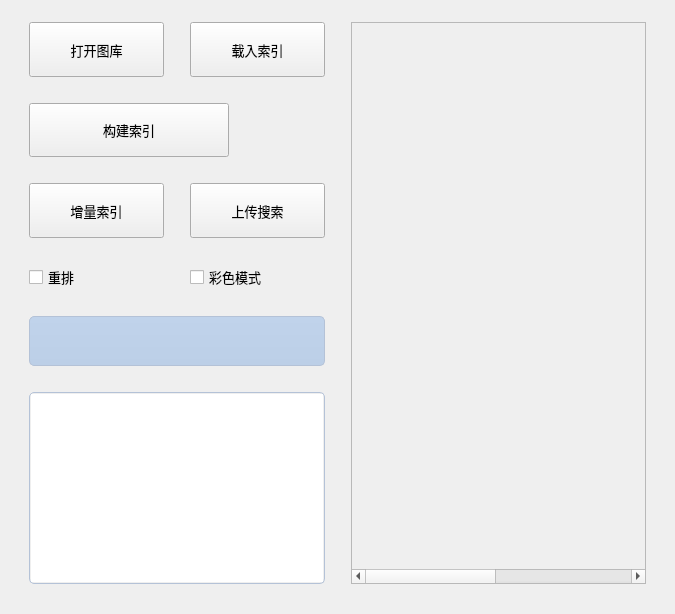
<?xml version="1.0" encoding="UTF-8"?>
<ui version="4.0">
 <class>MainWindow</class>
 <widget class="QMainWindow" name="MainWindow">
  <property name="windowModality">
   <enum>Qt::WindowModal</enum>
  </property>
  <property name="geometry">
   <rect>
    <x>0</x>
    <y>0</y>
    <width>675</width>
    <height>614</height>
   </rect>
  </property>
  <property name="sizePolicy">
   <sizepolicy hsizetype="Expanding" vsizetype="Expanding">
    <horstretch>0</horstretch>
    <verstretch>0</verstretch>
   </sizepolicy>
  </property>
  <property name="font">
   <font>
    <family>微软雅黑</family>
    <pointsize>12</pointsize>
    <weight>50</weight>
    <bold>false</bold>
   </font>
  </property>
  <property name="windowTitle">
   <string>图片检索系统</string>
  </property>
  <property name="windowOpacity">
   <double>1.000000000000000</double>
  </property>
  <property name="layoutDirection">
   <enum>Qt::LeftToRight</enum>
  </property>
  <property name="autoFillBackground">
   <bool>false</bool>
  </property>
  <property name="iconSize">
   <size>
    <width>50</width>
    <height>50</height>
   </size>
  </property>
  <property name="dockOptions">
   <set>QMainWindow::AllowTabbedDocks|QMainWindow::AnimatedDocks</set>
  </property>
  <widget class="QWidget" name="centralwidget">
   <layout class="QGridLayout" name="gridLayout">
    <item row="0" column="1">
     <spacer name="verticalSpacer_4">
      <property name="orientation">
       <enum>Qt::Vertical</enum>
      </property>
      <property name="sizeType">
       <enum>QSizePolicy::Fixed</enum>
      </property>
      <property name="sizeHint" stdset="0">
       <size>
        <width>20</width>
        <height>13</height>
       </size>
      </property>
     </spacer>
    </item>
    <item row="1" column="0">
     <spacer name="horizontalSpacer_6">
      <property name="orientation">
       <enum>Qt::Horizontal</enum>
      </property>
      <property name="sizeType">
       <enum>QSizePolicy::Fixed</enum>
      </property>
      <property name="sizeHint" stdset="0">
       <size>
        <width>20</width>
        <height>20</height>
       </size>
      </property>
     </spacer>
    </item>
    <item row="1" column="1">
     <layout class="QHBoxLayout" name="horizontalLayout_4">
      <item>
       <layout class="QVBoxLayout" name="verticalLayout_3">
        <item>
         <layout class="QVBoxLayout" name="verticalLayout_2">
          <item>
           <layout class="QHBoxLayout" name="horizontalLayout">
            <property name="sizeConstraint">
             <enum>QLayout::SetDefaultConstraint</enum>
            </property>
            <item>
             <widget class="QPushButton" name="imgsOpenButton">
              <property name="sizePolicy">
               <sizepolicy hsizetype="Expanding" vsizetype="Expanding">
                <horstretch>0</horstretch>
                <verstretch>0</verstretch>
               </sizepolicy>
              </property>
              <property name="minimumSize">
               <size>
                <width>0</width>
                <height>0</height>
               </size>
              </property>
              <property name="maximumSize">
               <size>
                <width>200</width>
                <height>80</height>
               </size>
              </property>
              <property name="font">
               <font>
                <family>微软雅黑</family>
                <pointsize>10</pointsize>
                <weight>50</weight>
                <bold>false</bold>
               </font>
              </property>
              <property name="text">
               <string>打开图库</string>
              </property>
              <property name="icon">
               <iconset resource="design.qrc">
                <normaloff>:/icons/galaxyImgs.png</normaloff>:/icons/galaxyImgs.png</iconset>
              </property>
              <property name="iconSize">
               <size>
                <width>40</width>
                <height>40</height>
               </size>
              </property>
              <property name="default">
               <bool>false</bool>
              </property>
              <property name="flat">
               <bool>false</bool>
              </property>
             </widget>
            </item>
            <item>
             <spacer name="horizontalSpacer">
              <property name="orientation">
               <enum>Qt::Horizontal</enum>
              </property>
              <property name="sizeType">
               <enum>QSizePolicy::Maximum</enum>
              </property>
              <property name="sizeHint" stdset="0">
               <size>
                <width>20</width>
                <height>17</height>
               </size>
              </property>
             </spacer>
            </item>
            <item>
             <widget class="QPushButton" name="loadIndexButton">
              <property name="sizePolicy">
               <sizepolicy hsizetype="Expanding" vsizetype="Expanding">
                <horstretch>0</horstretch>
                <verstretch>0</verstretch>
               </sizepolicy>
              </property>
              <property name="maximumSize">
               <size>
                <width>200</width>
                <height>80</height>
               </size>
              </property>
              <property name="font">
               <font>
                <family>微软雅黑</family>
                <pointsize>10</pointsize>
                <weight>50</weight>
                <italic>false</italic>
                <bold>false</bold>
               </font>
              </property>
              <property name="layoutDirection">
               <enum>Qt::LeftToRight</enum>
              </property>
              <property name="text">
               <string>载入索引</string>
              </property>
              <property name="icon">
               <iconset resource="design.qrc">
                <normaloff>:/icons/db.png</normaloff>:/icons/db.png</iconset>
              </property>
              <property name="iconSize">
               <size>
                <width>40</width>
                <height>40</height>
               </size>
              </property>
              <property name="checkable">
               <bool>true</bool>
              </property>
             </widget>
            </item>
           </layout>
          </item>
          <item>
           <spacer name="verticalSpacer">
            <property name="orientation">
             <enum>Qt::Vertical</enum>
            </property>
            <property name="sizeType">
             <enum>QSizePolicy::Fixed</enum>
            </property>
            <property name="sizeHint" stdset="0">
             <size>
              <width>20</width>
              <height>20</height>
             </size>
            </property>
           </spacer>
          </item>
          <item>
           <widget class="QPushButton" name="extractFeatsButton">
            <property name="sizePolicy">
             <sizepolicy hsizetype="Expanding" vsizetype="Expanding">
              <horstretch>0</horstretch>
              <verstretch>0</verstretch>
             </sizepolicy>
            </property>
            <property name="maximumSize">
             <size>
              <width>200</width>
              <height>80</height>
             </size>
            </property>
            <property name="font">
             <font>
              <family>微软雅黑</family>
              <pointsize>10</pointsize>
             </font>
            </property>
            <property name="text">
             <string>构建索引</string>
            </property>
            <property name="icon">
             <iconset resource="design.qrc">
              <normaloff>:/icons/db.png</normaloff>:/icons/db.png</iconset>
            </property>
            <property name="iconSize">
             <size>
              <width>40</width>
              <height>40</height>
             </size>
            </property>
            <property name="checkable">
             <bool>true</bool>
            </property>
           </widget>
          </item>
          <item>
           <spacer name="verticalSpacer_2">
            <property name="orientation">
             <enum>Qt::Vertical</enum>
            </property>
            <property name="sizeType">
             <enum>QSizePolicy::Fixed</enum>
            </property>
            <property name="sizeHint" stdset="0">
             <size>
              <width>20</width>
              <height>20</height>
             </size>
            </property>
           </spacer>
          </item>
          <item>
           <layout class="QHBoxLayout" name="horizontalLayout_2">
            <item>
             <widget class="QPushButton" name="addIndexButton">
              <property name="sizePolicy">
               <sizepolicy hsizetype="Expanding" vsizetype="Expanding">
                <horstretch>0</horstretch>
                <verstretch>0</verstretch>
               </sizepolicy>
              </property>
              <property name="maximumSize">
               <size>
                <width>200</width>
                <height>80</height>
               </size>
              </property>
              <property name="font">
               <font>
                <family>微软雅黑</family>
                <pointsize>10</pointsize>
               </font>
              </property>
              <property name="text">
               <string>增量索引</string>
              </property>
              <property name="icon">
               <iconset resource="design.qrc">
                <normaloff>:/icons/db.png</normaloff>:/icons/db.png</iconset>
              </property>
              <property name="iconSize">
               <size>
                <width>40</width>
                <height>40</height>
               </size>
              </property>
              <property name="checkable">
               <bool>true</bool>
              </property>
             </widget>
            </item>
            <item>
             <spacer name="horizontalSpacer_2">
              <property name="orientation">
               <enum>Qt::Horizontal</enum>
              </property>
              <property name="sizeType">
               <enum>QSizePolicy::Maximum</enum>
              </property>
              <property name="sizeHint" stdset="0">
               <size>
                <width>20</width>
                <height>17</height>
               </size>
              </property>
             </spacer>
            </item>
            <item>
             <widget class="QPushButton" name="queryButton">
              <property name="sizePolicy">
               <sizepolicy hsizetype="Expanding" vsizetype="Expanding">
                <horstretch>0</horstretch>
                <verstretch>0</verstretch>
               </sizepolicy>
              </property>
              <property name="maximumSize">
               <size>
                <width>200</width>
                <height>80</height>
               </size>
              </property>
              <property name="font">
               <font>
                <family>微软雅黑</family>
                <pointsize>10</pointsize>
               </font>
              </property>
              <property name="text">
               <string>上传搜索</string>
              </property>
              <property name="icon">
               <iconset resource="design.qrc">
                <normaloff>:/icons/upload.png</normaloff>:/icons/upload.png</iconset>
              </property>
              <property name="iconSize">
               <size>
                <width>40</width>
                <height>40</height>
               </size>
              </property>
              <property name="checkable">
               <bool>true</bool>
              </property>
             </widget>
            </item>
           </layout>
          </item>
          <item>
           <spacer name="verticalSpacer_3">
            <property name="orientation">
             <enum>Qt::Vertical</enum>
            </property>
            <property name="sizeType">
             <enum>QSizePolicy::Fixed</enum>
            </property>
            <property name="sizeHint" stdset="0">
             <size>
              <width>20</width>
              <height>20</height>
             </size>
            </property>
           </spacer>
          </item>
          <item>
           <layout class="QHBoxLayout" name="horizontalLayout_3">
            <item>
             <widget class="QCheckBox" name="checkBox">
              <property name="font">
               <font>
                <family>微软雅黑</family>
                <pointsize>10</pointsize>
               </font>
              </property>
              <property name="text">
               <string>重排</string>
              </property>
             </widget>
            </item>
            <item>
             <spacer name="horizontalSpacer_3">
              <property name="orientation">
               <enum>Qt::Horizontal</enum>
              </property>
              <property name="sizeType">
               <enum>QSizePolicy::Maximum</enum>
              </property>
              <property name="sizeHint" stdset="0">
               <size>
                <width>20</width>
                <height>17</height>
               </size>
              </property>
             </spacer>
            </item>
            <item>
             <widget class="QCheckBox" name="colorModelCheckBox">
              <property name="font">
               <font>
                <family>微软雅黑</family>
                <pointsize>10</pointsize>
               </font>
              </property>
              <property name="text">
               <string>彩色模式</string>
              </property>
             </widget>
            </item>
           </layout>
          </item>
         </layout>
        </item>
        <item>
         <spacer name="verticalSpacer_5">
          <property name="orientation">
           <enum>Qt::Vertical</enum>
          </property>
          <property name="sizeType">
           <enum>QSizePolicy::Fixed</enum>
          </property>
          <property name="sizeHint" stdset="0">
           <size>
            <width>20</width>
            <height>20</height>
           </size>
          </property>
         </spacer>
        </item>
        <item>
         <layout class="QVBoxLayout" name="verticalLayout">
          <item>
           <widget class="QLabel" name="previewImg">
            <property name="sizePolicy">
             <sizepolicy hsizetype="Expanding" vsizetype="Expanding">
              <horstretch>0</horstretch>
              <verstretch>0</verstretch>
             </sizepolicy>
            </property>
            <property name="minimumSize">
             <size>
              <width>0</width>
              <height>24</height>
             </size>
            </property>
            <property name="maximumSize">
             <size>
              <width>440</width>
              <height>16777215</height>
             </size>
            </property>
            <property name="font">
             <font>
              <family>微软雅黑</family>
              <pointsize>8</pointsize>
             </font>
            </property>
            <property name="autoFillBackground">
             <bool>false</bool>
            </property>
            <property name="styleSheet">
             <string notr="true">border-style:none;
border:1px solid #B4C2D7;
color:#324C6C;
padding:1px;
min-height:20px;
border-radius:5px;
background:qlineargradient(spread:pad,x1:0,y1:0,x2:0,y2:1,stop:0 #C0D3EB,stop:1 #BCCFE7);</string>
            </property>
            <property name="text">
             <string/>
            </property>
            <property name="alignment">
             <set>Qt::AlignCenter</set>
            </property>
           </widget>
          </item>
          <item>
           <spacer name="verticalSpacer_6">
            <property name="orientation">
             <enum>Qt::Vertical</enum>
            </property>
            <property name="sizeType">
             <enum>QSizePolicy::Fixed</enum>
            </property>
            <property name="sizeHint" stdset="0">
             <size>
              <width>20</width>
              <height>20</height>
             </size>
            </property>
           </spacer>
          </item>
          <item>
           <widget class="QListView" name="listView">
            <property name="sizePolicy">
             <sizepolicy hsizetype="Expanding" vsizetype="Expanding">
              <horstretch>0</horstretch>
              <verstretch>0</verstretch>
             </sizepolicy>
            </property>
            <property name="minimumSize">
             <size>
              <width>0</width>
              <height>24</height>
             </size>
            </property>
            <property name="maximumSize">
             <size>
              <width>440</width>
              <height>16777215</height>
             </size>
            </property>
            <property name="font">
             <font>
              <family>微软雅黑</family>
              <pointsize>8</pointsize>
             </font>
            </property>
            <property name="styleSheet">
             <string notr="true">border-style:none;
border:1px solid #B4C2D7;
padding:1px;
min-height:20px;
border-radius:5px;
</string>
            </property>
           </widget>
          </item>
         </layout>
        </item>
       </layout>
      </item>
      <item>
       <spacer name="horizontalSpacer_4">
        <property name="orientation">
         <enum>Qt::Horizontal</enum>
        </property>
        <property name="sizeType">
         <enum>QSizePolicy::Fixed</enum>
        </property>
        <property name="sizeHint" stdset="0">
         <size>
          <width>20</width>
          <height>20</height>
         </size>
        </property>
       </spacer>
      </item>
      <item>
       <widget class="QScrollArea" name="scrlArea">
        <property name="minimumSize">
         <size>
          <width>0</width>
          <height>0</height>
         </size>
        </property>
        <property name="font">
         <font>
          <pointsize>10</pointsize>
         </font>
        </property>
        <property name="styleSheet">
         <string notr="true"/>
        </property>
        <property name="lineWidth">
         <number>3</number>
        </property>
        <property name="widgetResizable">
         <bool>true</bool>
        </property>
        <widget class="QWidget" name="scrollAreaWidgetContents">
         <property name="geometry">
          <rect>
           <x>0</x>
           <y>0</y>
           <width>600</width>
           <height>532</height>
          </rect>
         </property>
         <property name="minimumSize">
          <size>
           <width>600</width>
           <height>0</height>
          </size>
         </property>
        </widget>
       </widget>
      </item>
     </layout>
    </item>
    <item row="1" column="2">
     <spacer name="horizontalSpacer_5">
      <property name="orientation">
       <enum>Qt::Horizontal</enum>
      </property>
      <property name="sizeType">
       <enum>QSizePolicy::Fixed</enum>
      </property>
      <property name="sizeHint" stdset="0">
       <size>
        <width>20</width>
        <height>20</height>
       </size>
      </property>
     </spacer>
    </item>
    <item row="2" column="1">
     <spacer name="verticalSpacer_7">
      <property name="orientation">
       <enum>Qt::Vertical</enum>
      </property>
      <property name="sizeType">
       <enum>QSizePolicy::Fixed</enum>
      </property>
      <property name="sizeHint" stdset="0">
       <size>
        <width>20</width>
        <height>21</height>
       </size>
      </property>
     </spacer>
    </item>
   </layout>
   <zorder>horizontalSpacer_5</zorder>
   <zorder>horizontalSpacer_6</zorder>
   <zorder></zorder>
   <zorder>verticalSpacer_4</zorder>
   <zorder>verticalSpacer_7</zorder>
  </widget>
  <action name="action_O">
   <property name="checkable">
    <bool>true</bool>
   </property>
   <property name="text">
    <string>_O</string>
   </property>
   <property name="toolTip">
    <string>&lt;html&gt;&lt;head/&gt;&lt;body&gt;&lt;p&gt;打开&lt;/p&gt;&lt;/body&gt;&lt;/html&gt;</string>
   </property>
  </action>
 </widget>
 <resources>
  <include location="design.qrc"/>
 </resources>
 <connections/>
</ui>
